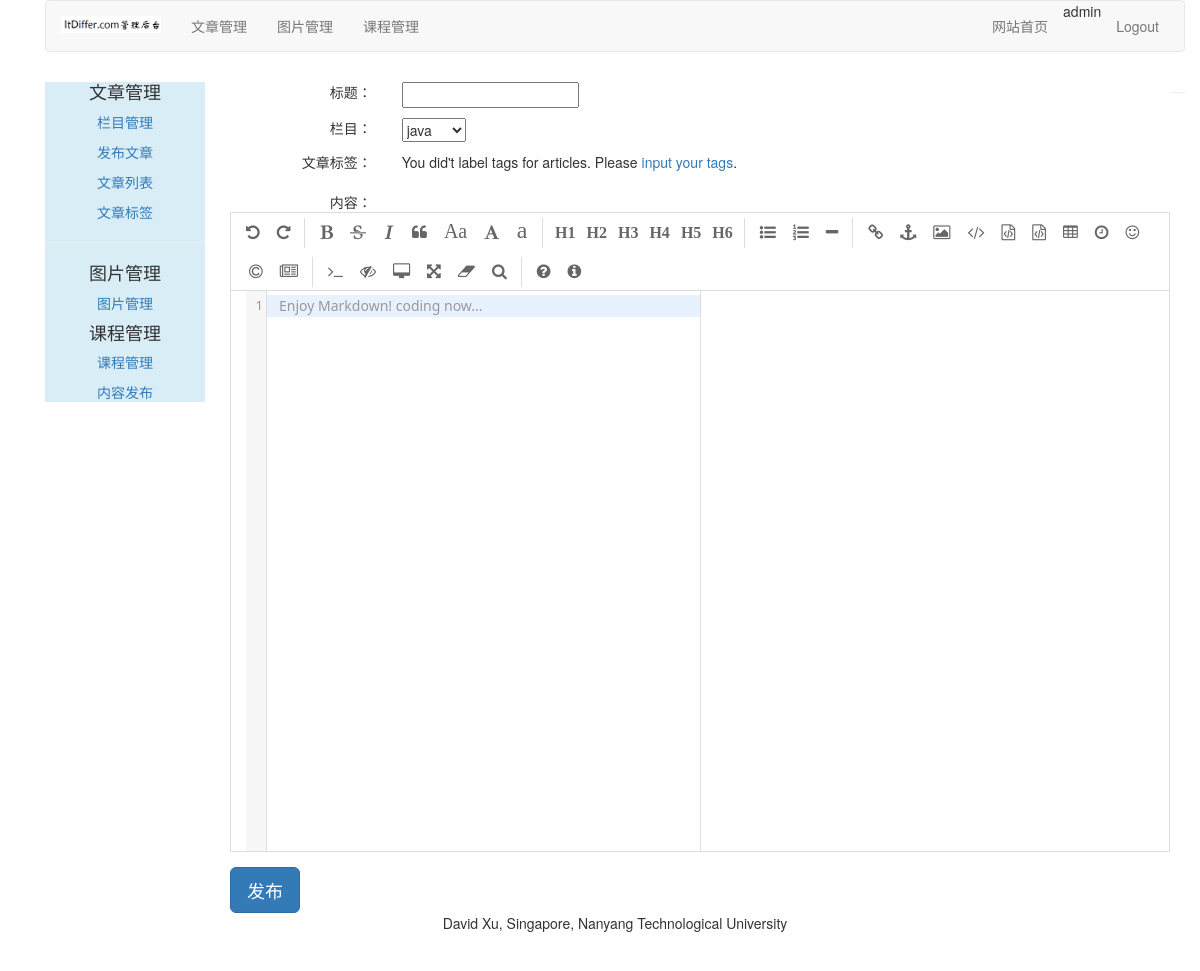
/article/article-post/ (signed in), run on an earlier commit of the app's database.
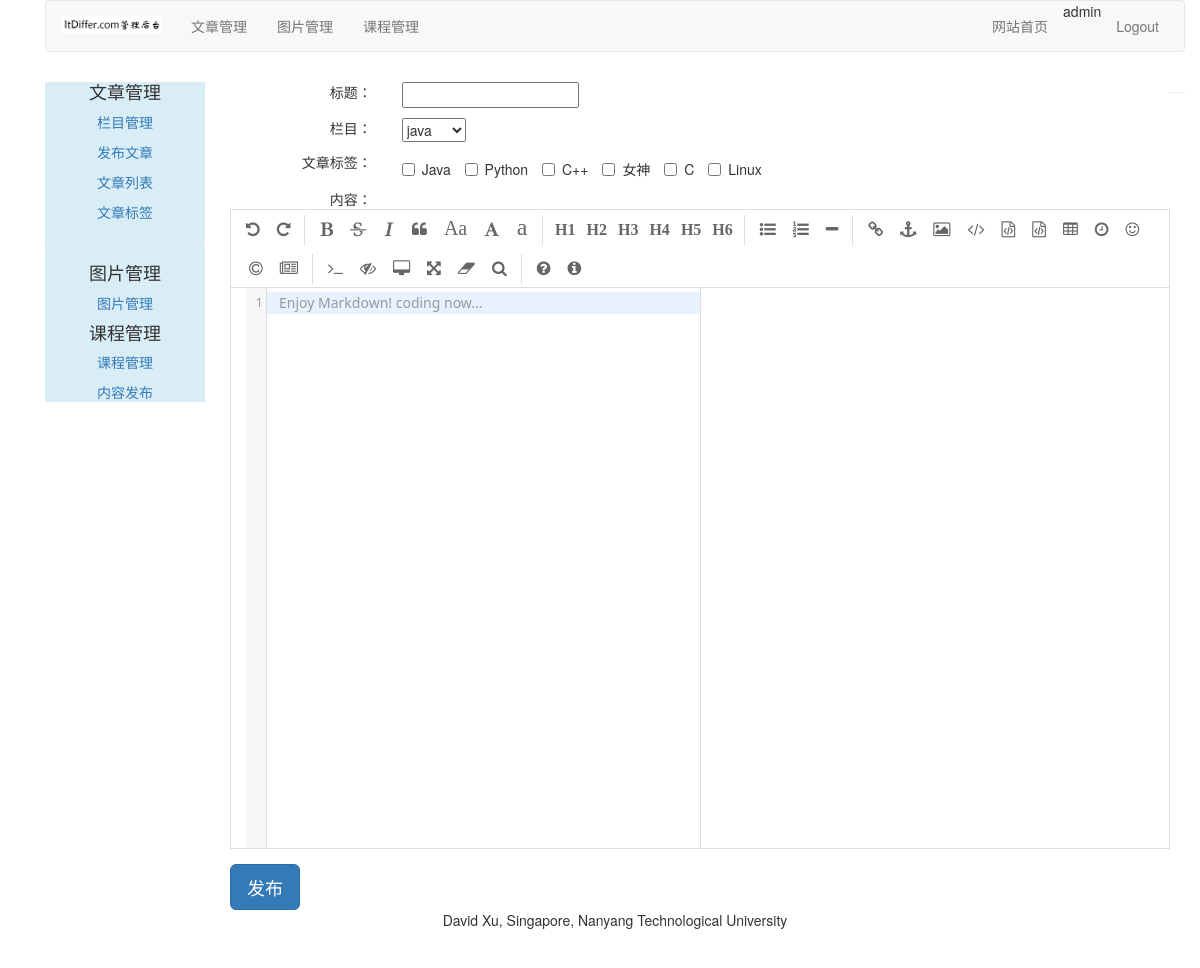
And on a later commit of the database.
### article/models.py (models this page shows, shortened)
class ArticleTag(models.Model):
    author = models.ForeignKey(User, on_delete=models.CASCADE, related_name="tag")
    tag = models.CharField(max_length=500)

### article/views.py (the view)
# urls.py: path('article-post/', views.article_post, name="article_post"),
@login_required(login_url="/account/login/")
@csrf_exempt
def article_post(request):
    if request.method == "POST":
        article_post_form = ArticlePostForm(data=request.POST)
        if article_post_form.is_valid():
            cd = article_post_form.cleaned_data
            try:
                new_article = article_post_form.save(commit=False)
                new_article.author = request.user
                new_article.column = request.user.article_column.get(id=request.POST['column_id'])
                new_article.save()
                tags = request.POST['tags']
                if tags:
                    for atag in json.loads(tags):
                        tag = request.user.tag.get(tag=atag)
                        new_article.article_tag.add(tag)
                return HttpResponse("1")
            except:
                return HttpResponse("2")
        else:
            return HttpResponse("3")
    else:
        article_post_form = ArticlePostForm()
        article_columns = request.user.article_column.all()
        article_tags = request.user.tag.all()
        return render(request, "article/column/article_post.html",
                      {"article_post_form": article_post_form, "article_columns": article_columns,
                       "article_tags": article_tags})

### article/forms.py
class ArticlePostForm(forms.ModelForm):
    class Meta:
        model = ArticlePost
        fields = ("title", "body")

### templates/article/column/article_post.html (shortened to what this page needs)
{% extends "article/base.html" %}
{% load staticfiles %}
{% block content %}
    <link rel="stylesheet" href="{% static 'editor/css/style.css' %}">
    <link rel="stylesheet" href="{% static 'editor/css/editormd.css' %}">
    <div style="margin-left: 10px">
        <form class="form-horizontal" action="." method="post">{% csrf_token %}
            <div class="row" style="margin-top: 10px">
                <div class="col-md-2 text-right"><span>标题：</span></div>
                <div class="col-md-10 text-left">{{ article_post_form.title }}</div>
            </div>
            <div class="row" style="margin-top: 10px">
                <div class="col-md-2 text-right"><span>栏目：</span></div>
                <div class="col-md-10 text-left">
                    <select id="which_column">
                        {% for column in article_columns %}
                            <option value="{{ column.id }}">{{ column.column }}</option>
                        {% endfor %}
                    </select>
                </div>
            </div>
            <div class="row" style="margin-top: 10px">
                <div class="col-md-2 text-right"><span>文章标签：</span></div>
                <div class="col-md-10 text-left">
                    {% for tag in article_tags %}
                        <label class="checkbox-inline">
                            <input class="tagcheckbox" type="checkbox" id="{{ tag.id }}" name="article_tag"
                                   value="{{ tag.tag }}">
                            {{ tag.tag }}
                        </label>
                    {% empty %}
                        <p>You did't label tags for articles. Please <a href="{% url 'article:article_tag' %}">input
                            your
                            tags</a>.</p>
                    {% endfor %}
                </div>
            </div>
            <div class="row" style="margin-top: 10px">
                <div class="col-md-2 text-right"><span>内容：</span></div>
                <div class="col-md-10 text-left" id="editormd"><textarea id="id_body" style="display: none"></textarea>
                </div>
            </div>
            <div class="row">
                <input type="button" class="btn btn-primary btn-lg" value="发布" onclick="publish_article()">
            </div>
        </form>
    </div>
{% endblock %}

### templates/article/base.html (shortened to what this page needs)
{% load staticfiles %}
<!DOCTYPE html>
<html lang="en">
<head>
    <link rel="stylesheet" href="{% static 'css/bootstrap.css' %}">
</head>
<body>
    <div class="container">
        {% include 'article/header.html' %}
        <div class="col-md-2">
            {% include 'article/leftslider.html' %}
        </div>
        <div class="col-md-10">
            {% block content %}
            {% endblock %}
        </div>
        {% include 'footer.html' %}
    </div>
</body>
</html>

### templates/article/header.html
{% load staticfiles %}
<div class="container">
    <nav class="navbar navbar-default" role="navigation">
        <div class="navbar-header">
            <a class="navbar-brand" href="http://www.baidu.com">
                <img width="100px" src="{% static 'images/backlogo.png' %}"></a>
        </div>
        <div>
            <ul class="nav navbar-nav" role="tablist">
                <li><a href="{% url 'article:article_column' %}">文章管理</a></li>
                <li><a href="{% url 'image:list_images' %}">图片管理</a></li>
                <li><a href="{% url 'course:manage_course' %}">课程管理</a></li>
            </ul>
            <ul class="nav navbar-nav navbar-right" style="margin-right: 10px">
                <li><a href="{% url 'blog:blog_title' %}">网站首页</a></li>
                <li><span>{{ user.username }}</span></li>
                <li><a href="{% url 'account:user_logout' %}">Logout</a></li>
            </ul>
        </div>
    </nav>
</div>

### templates/article/leftslider.html
<div class="bg-info">
    <div class="text-center" style="margin-top: 5px">
        <h4>文章管理</h4>
        <p><a href="{% url 'article:article_column' %}">栏目管理</a></p>
        <p><a href="{% url 'article:article_post' %}">发布文章</a></p>
        <p><a href="{% url 'article:article_list' %}">文章列表</a></p>
        <p><a href="{% url 'article:article_tag' %}">文章标签</a></p>
    </div>
    <hr>
    <div class="text-center" style="margin-top: 5px">
        <h4>图片管理</h4>
        <p><a href="{% url 'image:list_images' %}">图片管理</a></p>
    </div>
    <div class="text-center" style="margin-top: 5px">
        <h4>课程管理</h4>
        <p><a href="{% url 'course:manage_course' %}">课程管理</a></p>
        <p><a href="{% url 'course:create_lesson' %}">内容发布</a></p>
    </div>
</div>

### templates/footer.html
<div class="container">
    <hr>
    <p class="text-center">David Xu, Singapore, Nanyang Technological University</p>
</div>

### static/editor/css/editormd.css (style rules this page uses)
.editormd { width: 90%; height: 640px; margin: 0 auto; text-align: left; overflow: hidden; position: relative; margin-bottom: 15px; border: 1px solid #ddd; font-family: "Meiryo UI", "Microsoft YaHei", "Malgun Gothic", "Segoe UI", "Trebuchet MS", Helvetica, "Monaco", monospace, Tahoma, STXihei, "华文细黑", STHeiti, "Helvetica Neue", "Droid Sans", "wenquanyi micro hei", FreeSans, Arimo, Arial, SimSun, "宋体", Heiti, "黑体", sans-serif; }

What changed in the data, as far as the page shows it:
added ArticleTag: tag "Java"
added ArticleTag: tag "Python"
added ArticleTag: tag "C++"
added ArticleTag: tag "女神"
added ArticleTag: tag "C"
added ArticleTag: tag "Linux"
Also different on the page:
text no longer shown: "You did't label tags for articles. Please input your tags ."
